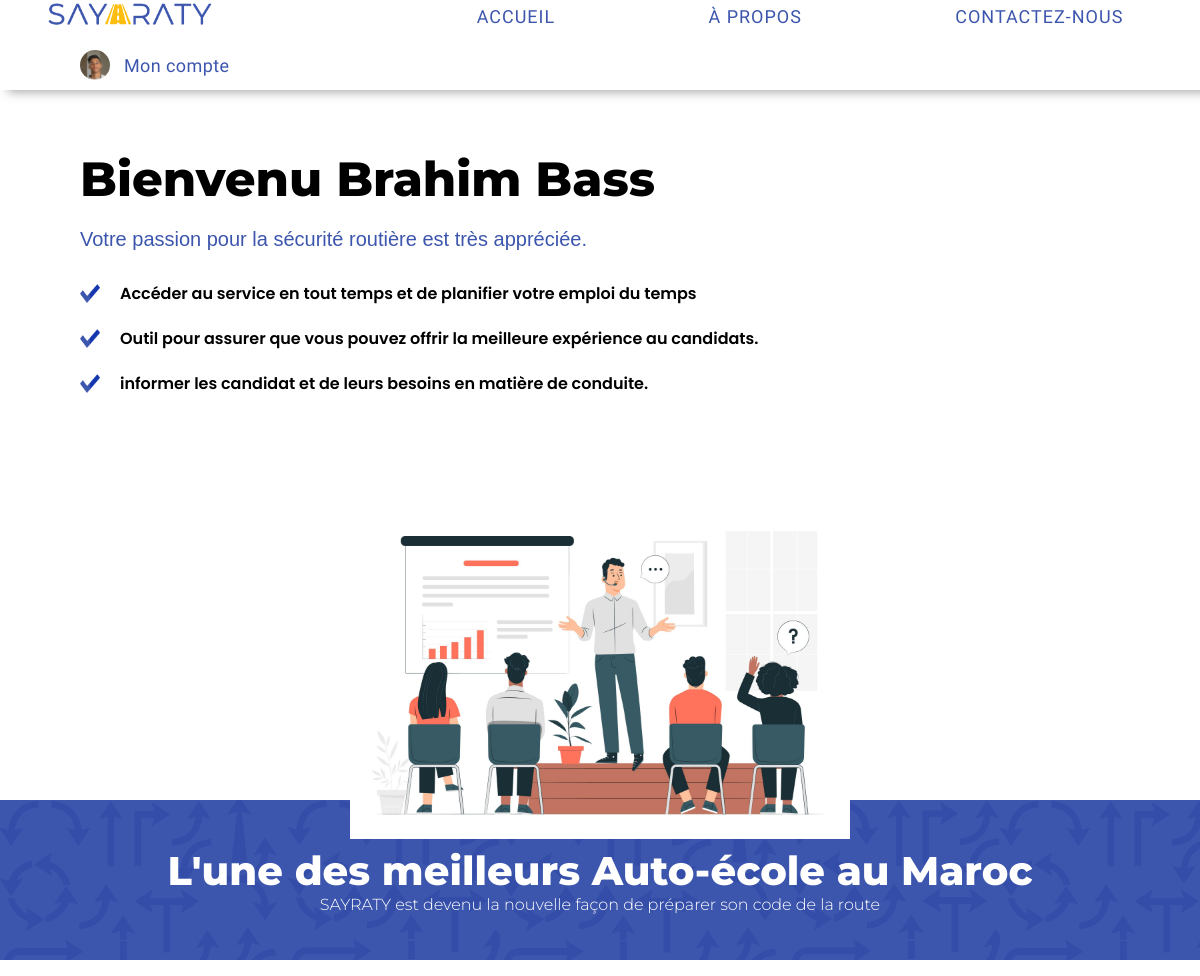
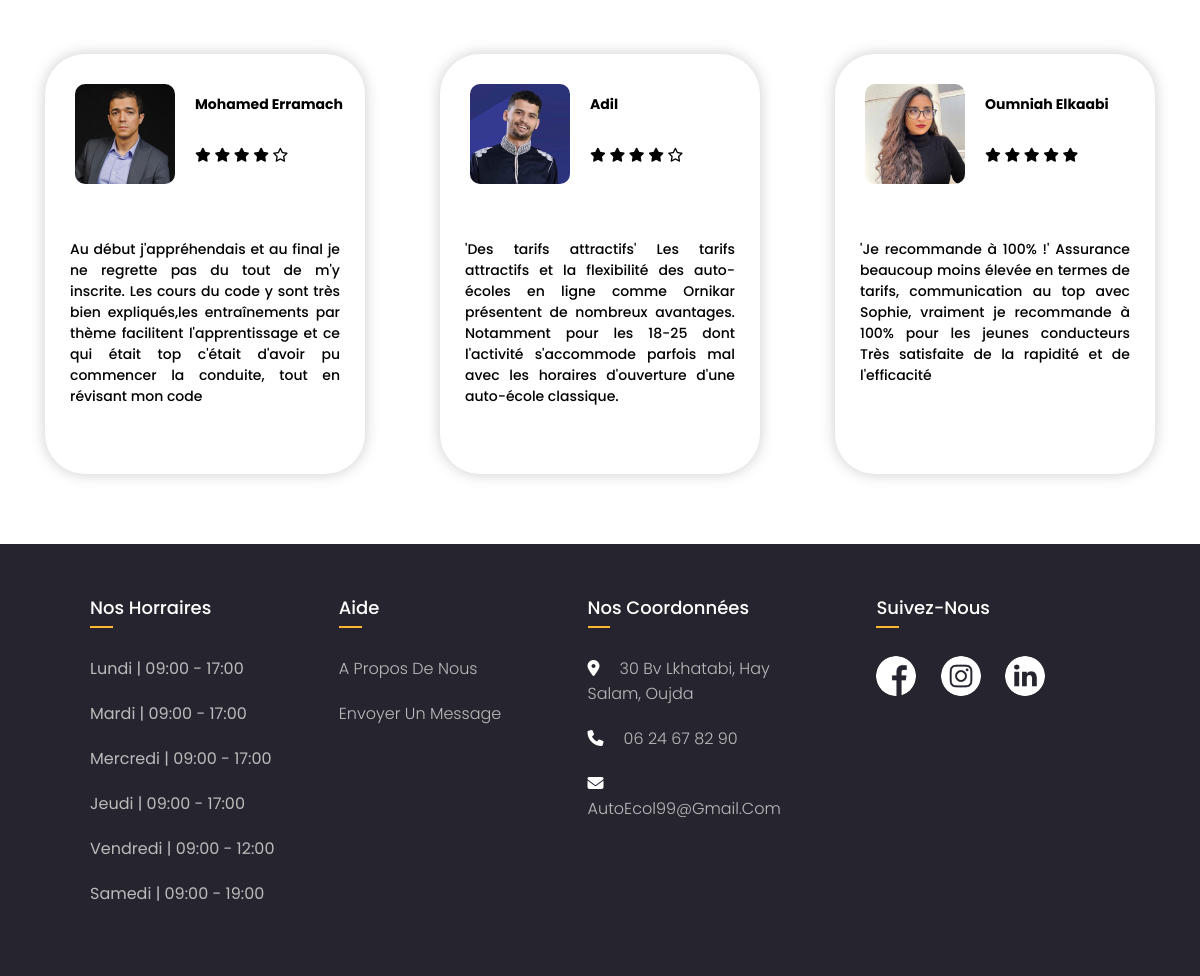
Screenshot of /Moniteur (signed in) with the database file from the repository (2 pictures, top to bottom).
### tables this page shows
CREATE TABLE `moniteur` (
  `Login_moniteur` varchar(30) NOT NULL,
  `Password` varchar(200) DEFAULT NULL,
  `Nom` varchar(30) DEFAULT NULL,
  `Email_moniteur` varchar(30) DEFAULT NULL,
  `Sexe_moniteur` varchar(6) DEFAULT NULL,
  `Num_telephone_moniteur` varchar(15) DEFAULT NULL,
  `Num_CIN_moniteur` varchar(10) DEFAULT NULL,
  `num_permis` varchar(20) DEFAULT NULL,
  `Photo_moniteur` varchar(100) DEFAULT NULL
);

### Moniteur/index.php (the view, shortened to what this page needs)
<?PHP
  require("../PHP/Connexion_BD.php");
  echo'
<!DOCTYPE HTML>
<HTML>
	<HEAD>
    <meta CHAESET="UTF-8">
    <meta http-equiv="X-UA-Compatible" content="ie=edge">
    <meta name="viewport" content="width=device-width, initial-scale=1.0">
		<TITLE>Sayarty - Espace Candidat</TITLE>
    <link rel="icon" href="../IMG/SAYARATY_Icon.png">
		<link rel="stylesheet" href="../CSS/style-index1.css">
		<link rel="stylesheet" href="../CSS/style-candidat.css">
    <link rel="preconnect" href="https://fonts.googleapis.com">
    <link rel="preconnect" href="https://fonts.gstatic.com" crossorigin>
    <link href="https://fonts.cdnfonts.com/css/monument-extended" rel="stylesheet">
    <link rel="stylesheet" href="https://cdnjs.cloudflare.com/ajax/libs/font-awesome/6.3.0/css/all.min.css"/>
    <link href="//db.onlinewebfonts.com/c/9563028603929a5ec058577b3fb5520a?family=Whipsmart" rel="stylesheet">
    <link href="//db.onlinewebfonts.com/c/55d433372d270829c51e2577a78ef12d?family=Monument+Extended" rel="stylesheet" type="text/css">
    <link href="https://fonts.googleapis.com/css2?family=Poppins:wght@100;200;300;400;500;600;700;800;900&family=Montserrat:wght@100;200;300;400;500;600;700;800;900&family=Roboto:ital,wght@0,100;0,300;0,500;0,700;1,100;1,300;1,400;1,500;1,700;1,900&family=Secular+One&display=swap" rel="stylesheet">
  </HEAD>
	<BODY>
    <header>
      <a href="index.php"><img src="../IMG/SAYARATY_LOGO.png"></a>
      <UL class="Nav">
        <LI class = "item1"><a href="index.php">ACCUEIL</a></LI>
        <LI class = "item2"><a href="A-propos.php">&Agrave PROPOS</a></LI>
        <LI class = "item4"><a href="Contactez-nous.php">CONTACTEZ-NOUS</a></LI>
      </UL>';
      $query = "SELECT * FROM moniteur WHERE Login_moniteur='".$_SESSION["login"]."'";
      $ligne = mysqli_fetch_row(mysqli_query($connect,$query));
      echo '
      <span class="mon-compte" onclick="toggleMenu()"><img src="'.$ligne[8].'" class="user-pic"> <span>Mon compte</span></span>
      <div class="sub-menu-wrap" id="subMenu">
        <div class="sub-menu">
          <div class="user-info">
            <img src="'.$ligne[8].'" class="user-pic">
            <h2>'.$ligne[2].'</h2>
            <hr>
            <a href="ModifierProfile.php" class="sub-menu-link">
              <img src="../IMG/modify.png" alt="">
              <P>Modifier Profil</P>
            </a>
            <a href="CoursQest.php" class="sub-menu-link">
              <img src="../IMG/cours.png" alt="">
              <P>Cours & Questionnaire</P>
            </a>
            <a href="EmploiTemps.php" class="sub-menu-link">
              <img src="../IMG/testing.png" alt="">
              <P>Emploi de temps</P>
            </a>
            <a href="../PHP/Deconnexion.php" class="sub-menu-link">
              <img src="../IMG/logout.png" style="padding: 0px 0px 0px 4px; width: 26px" alt="">
              <P>D&eacute;connexion</P>
            </a>
          </div>
        </div>
      </div>
    </header>
    <DIV class="InteriorHeader">
      <div class="TextContainer">
        <span class="Title">Bienvenu '.$ligne[2].' </span>';
        echo '
        <span class="SubTitle">Votre passion pour la sécurité routière est très appréciée.</span>
        <div class="valid-offres">
          <span><img src="../IMG/check.png" alt="">Accéder au service en tout temps et de planifier votre emploi du temps</span>
          <span><img src="../IMG/check.png" alt="">Outil pour assurer que vous pouvez offrir la meilleure expérience au candidats.</span>
          <span><img src="../IMG/check.png" alt="">informer les candidat et de leurs besoins en matière de conduite. </span>
        </div>
      </div>
      <img src="../IMG/prof_form.jpg" class="boy">
    </DIV>
    <DIV class="InteriorBottomBar">
      L\'une des meilleurs Auto-école au Maroc
      <span>SAYRATY est devenu la nouvelle façon de préparer son code de la route</span>
    </DIV>
    <div class="card-container">';
        $query = "SELECT * FROM Avis";
        $i=0;$avis;$nom;$note;$photo;
        if($result = mysqli_query($connect,$query)){
          while($ligne = mysqli_fetch_row($result)){
            if($ligne[3]&&$ligne[2]>2&&$i<3){
              $avis[$i]=$ligne[1];
              $note[$i]=$ligne[2];
              $nom[$i]=$ligne[4];
              $i++;
            }
          }
        }
        for($j=0;$j<$i;$j++){
          $query = "SELECT Nom,PHOTO FROM Candidat WHERE login_candidat='".$nom[$j]."'";
          if($result = mysqli_query($connect,$query)){
            while($ligne= mysqli_fetch_row($result)){
              $nom[$j]=$ligne[0];
              $photo[$j]=$ligne[1];
            }
          }
          echo '
            <div class="card">
            <div class="row">
            <img src="'.$photo[$j].'" alt="">
            <div class="nom">
          ';
          echo '<h4>'.$nom[$j].'</h4>
            <span>
          ';
          for($t=0;$t<5;$t++){
            if($t<$note[$j]){
              echo '<i class="fa-solid fa-star"></i> ';
            }
            else{
              echo '<i class="fa-regular fa-star"></i> ';
            }
          }
          echo '</span>
              </div>
            </div>
            <p>'.$avis[$j].'</p>
          </div>';
        }
      echo'
    </div>
  </DIV>
  <footer>
      <DIV class="FooterContainer">
        <DIV class="Footer-col">
          <h4>Nos Horraires</h4>
          <UL class="Horraire" style="color: #bbb;">
            <LI>Lundi | 09:00 - 17:00</LI>
            <LI>Mardi | 09:00 - 17:00</LI>
            <LI>Mercredi | 09:00 - 17:00</LI>
            <LI>Jeudi | 09:00 - 17:00</LI>
            <LI>Vendredi | 09:00 - 12:00</LI>
            <LI>Samedi | 09:00 - 19:00</LI>
          </UL>
        </DIV>
        <DIV class="Footer-col">
          <h4>aide</h4>
          <UL class="Aide">
            <LI><A HREF="A-propos.php">A Propos de nous</A></LI>
            <LI><A HREF="Contactez-nous.php">Envoyer un message</A></LI>
          </UL>
        </DIV>
        <DIV class="Footer-col">
          <h4>Nos coordonnées</h4>
          <UL class="coordonnees">
            <LI><i class="fa-solid fa-location-dot"></i><A HREF="">30 Bv lkhatabi, Hay Salam, Oujda</A></LI>
            <LI><i class="fa-solid fa-phone"></i><A HREF="">06 24 67 82 90</A></LI>
            <LI><i class="fa-solid fa-envelope"></i><A HREF="">AutoEcol99@gmail.com</A></LI>
          </UL>
        </DIV>
        <DIV class="Footer-col">
          <h4>suivez-nous</h4>
          <DIV class="SocialMedia">
            <a href="#"> <img src="../IMG/facebook.png" alt=""></a>
            <a href="#"> <img src="../IMG/instagram.png" alt=""></a>
            <a href="#"> <img src="../IMG/linkedin.png" alt=""></a>
          </DIV>
        </DIV>
      </DIV>
  </footer>
  <script>
    var subMenu = document.getElementById("subMenu");
    function toggleMenu(){
      subMenu.classList.toggle("open-menu");
    }
  </script>
</HTML>
';
?>

### CSS/style-index1.css (style rules this page uses)
* { margin:0; padding:0; text-decoration: none; }
header { top:0; position:fixed; z-index: 3; display:flex; width:100%; height:80px; flex-wrap:wrap; align-items:center; justify-content: space-between; align-content: flex-end; padding-bottom: 10px; background-color: rgb(255, 255, 255); box-shadow: 10px 0px 10px 2px rgba(0,0,0,0.35); }
header img { width:200px; margin-left:30px; }
.Nav { font:400 18px "Secular One"; width: 800px; display:inline-flex; justify-content: space-around; list-style: none; }
.Nav LI a { color:#3D56AD; letter-spacing: 1px; position:relative; display: block; }
.Nav LI a::after { content:''; position: absolute; background-color:#febe10; height:3px; width:100%; left:0; bottom:-5px; transform:scaleX(0); transform-origin: center; transition:all 250ms ease-in; }
.InteriorHeader { height: 800px!important; display:flex!important; align-items: center!important; justify-content: space-around!important; }
.SubTitle { display:inline-block; font-size:20px; font-weight: 400; }
.InteriorBottomBar { display:flex; flex-direction: column; height: 160px; background-image: url('../IMG/pattern.png'); background-size: cover; background-size: 500px; background-blend-mode:color-burn; color:white; background-color:#3D56AD; font: normal 800 40px 'Montserrat'; align-items: center; justify-content: center; text-align: center; }
.InteriorBottomBar span { font:normal 300 16px 'Montserrat'; justify-content: center; align-self: center; }
.card-container { display:flex; align-items: center; justify-content: space-between; margin:70px auto; margin-bottom: 70px; padding:0; width:1110px; max-width:100%; font: 500 14px 'Poppins'; }
.row { display: flex; flex-direction: row; justify-content: space-between; }
.card { position:static; display:flex; flex-direction: column; width:300px; height:400px; padding:10px; border-radius: 40px; background: #fff; box-shadow: 0 0 15px rgba(0,0,0,.2); transition: all 200ms; }
.row .nom { flex-grow: 1; display: flex; flex-direction: column; }
.row h4 { margin:30px 0; width: 100%; }
.card img { margin:20px; border-radius: 10%; object-fit:cover; object-position:center; width:100px; height:100px; }
.card p { display:block; margin-top: 20px; padding: 15px; text-align:justify; }
.FooterContainer { font-family: 'Poppins', sans-serif; display: flex; flex-wrap: wrap; background-color: #26252f; flex-direction: row; padding: 50px 80px; }
.FooterContainer UL { list-style: none; }
.Footer-col:last-of-type { margin-left:40px; }
.Footer-col { width: 22%; padding: 0 10px; }
.Footer-col h4 { font-size: 18px; color: #ffffff; text-transform: capitalize; margin-bottom: 35px; font-weight: 500; position: relative; }
.Footer-col h4::before { content: ''; position: absolute; left:0; bottom: -7px; background-color: #ffb52e!important; height: 2px; box-sizing: border-box; width: 10%; }
.Footer-col ul li:not(:last-child) { margin-bottom: 10px; }
.Footer-col ul li { margin :20px 0 ; }
.Footer-col ul li i { color:white; margin-right: 20px; }
.Footer-col ul li a { font-size: 16px; text-transform: capitalize; text-decoration: none; font-weight: 300; color: #bbbbbb; display: inline; transition: all 0.3s ease; }
.Footer-col .SocialMedia a { display: inline-block; height: 40px; width: 40px; background-color:#26252f; margin:0 20px 0 0; text-align: center; line-height: 40px; border-radius: 50%; color: #ffffff; transition: all 0.5s ease; }
.Footer-col .SocialMedia img { display: inline-block; height: 40px; width: 40px; text-align: center; line-height: 40px; border-radius: 50%; color: #ffffff; transition: all 0.5s ease; }

### rows the page displays
moniteur: Photo_moniteur (picture), Nom "Brahim Bass"

### other values shown
$nom[$j] "Mohamed Erramach"
$nom[$j] "Adil"
$nom[$j] "Oumniah Elkaabi"
